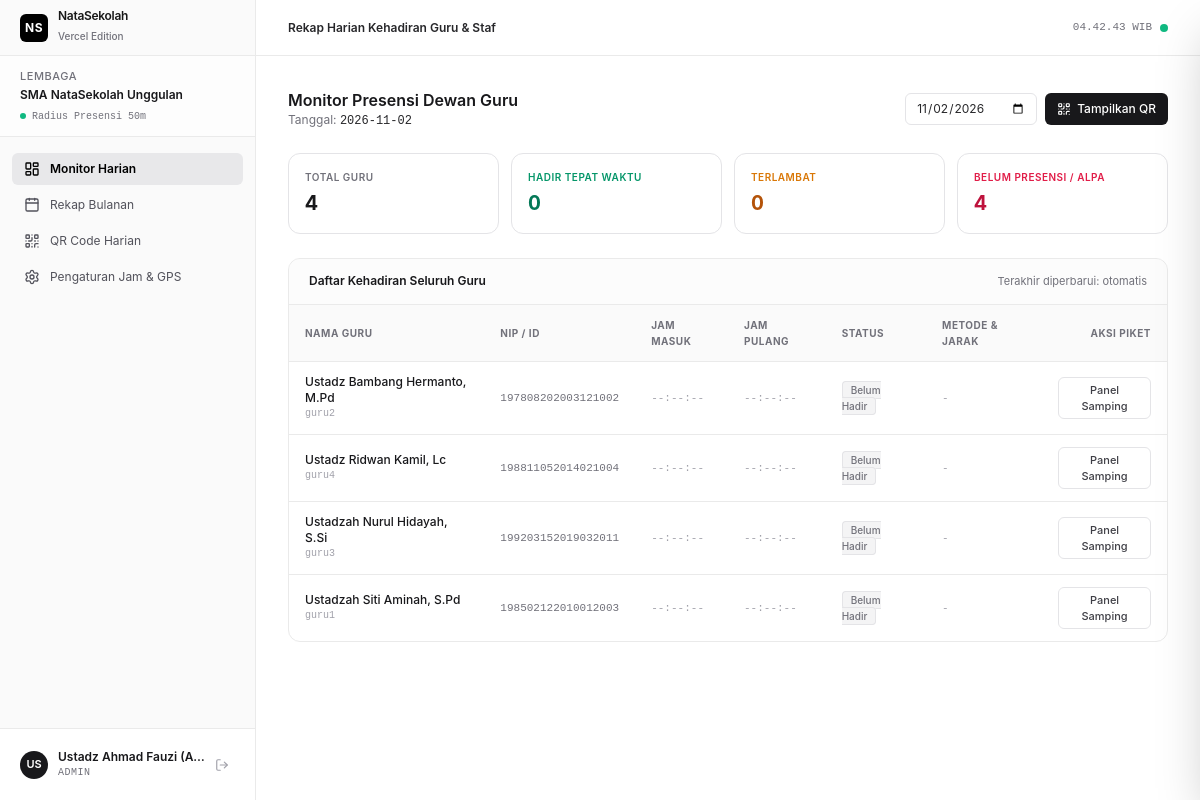
Screenshot of /admin/recap (signed in) with the database file from the repository.
### tables this page shows
CREATE TABLE institutions (
            id TEXT PRIMARY KEY,
            name TEXT NOT NULL,
            code TEXT UNIQUE NOT NULL,
            latitude REAL DEFAULT -7.9666,
            longitude REAL DEFAULT 112.6326,
            radius_meters INTEGER DEFAULT 50,
            qr_daily_token TEXT,
            created_at TIMESTAMP DEFAULT CURRENT_TIMESTAMP
        , work_start_time TEXT DEFAULT "07:15", late_cutoff_time TEXT DEFAULT "07:30", work_end_time TEXT DEFAULT "15:00");

CREATE TABLE users (
            id TEXT PRIMARY KEY,
            institution_id TEXT NOT NULL,
            username TEXT UNIQUE NOT NULL,
            password_hash TEXT NOT NULL,
            full_name TEXT NOT NULL,
            role TEXT NOT NULL CHECK(role IN ('ADMIN', 'TEACHER', 'STAFF')),
            nip TEXT,
            phone TEXT,
            is_active INTEGER DEFAULT 1,
            created_at TIMESTAMP DEFAULT CURRENT_TIMESTAMP,
            FOREIGN KEY (institution_id) REFERENCES institutions(id) ON DELETE CASCADE
        );

### server.py (the view)
@app.get("/admin/recap", response_class=HTMLResponse)
async def admin_recap_page(request: Request, date: Optional[str] = None):
    user = get_current_user(request)
    if not user:
        return RedirectResponse(url="/login")
    if user["role"] != "ADMIN":
        return RedirectResponse(url="/attendance")
    today_str = date or datetime.now().strftime("%Y-%m-%d")
    conn = get_db()
    cur = conn.cursor()
    cur.execute("""
        SELECT u.id as user_id, u.full_name, u.username, u.nip,
               a.check_in_time, a.check_out_time, a.status, a.method, a.distance_meters, a.notes
        FROM users u
        LEFT JOIN teacher_attendance a ON u.id = a.user_id AND a.date = ?
        WHERE u.institution_id = ? AND u.role IN ('TEACHER', 'STAFF') AND u.is_active = 1
        ORDER BY u.full_name ASC
    """, (today_str, user["institution_id"]))
    teachers = [dict(r) for r in cur.fetchall()]
    conn.close()
    total = len(teachers)
    present = sum(1 for t in teachers if t["status"] == "PRESENT")
    late = sum(1 for t in teachers if t["status"] == "LATE")
    absent = total - (present + late + sum(1 for t in teachers if t["status"] in ["SICK", "EXCUSED"]))
    return templates.TemplateResponse(
        request=request,
        name="admin_recap.html",
        context={
            "user": user,
            "active_menu": "recap",
            "selected_date": today_str,
            "teachers": teachers,
            "stats": {
                "total": total,
                "present": present,
                "late": late,
                "absent": max(0, absent)
            }
        }
    )

### templates/admin_recap.html (shortened to what this page needs)
{% extends "base.html" %}
{% block header_title %}Rekap Harian Kehadiran Guru & Staf{% endblock %}
{% block content %}
<div class="space-y-6">
  <div class="flex flex-col sm:flex-row sm:items-center justify-between gap-4">
    <div>
      <h2 class="text-base font-semibold text-zinc-900">Monitor Presensi Dewan Guru</h2>
      <p class="text-xs text-zinc-500">Tanggal: <span class="font-mono font-medium text-zinc-800">{{ selected_date }}</span></p>
    </div>
    <div class="flex items-center gap-2">
      <form method="GET" action="/admin/recap" class="flex items-center gap-2">
        <input type="date" name="date" value="{{ selected_date }}" onchange="this.form.submit()"
               class="h-8 px-2.5 rounded-md border border-zinc-200 text-xs bg-white text-zinc-800 focus:outline-none focus:ring-1 focus:ring-black">
      </form>
      <a href="/admin/qr" class="h-8 px-3 rounded-md bg-zinc-900 hover:bg-zinc-800 text-white text-xs font-medium flex items-center gap-1.5 transition-colors">
        <i data-lucide="qr-code" class="w-3.5 h-3.5"></i>
        <span>Tampilkan QR</span>
      </a>
    </div>
  </div>
  <div class="grid grid-cols-2 sm:grid-cols-4 gap-3">
    <div class="p-4 rounded-xl border border-zinc-200 bg-white">
      <div class="text-[10px] uppercase font-semibold text-zinc-500 tracking-wider">Total Guru</div>
      <div class="text-xl font-bold text-zinc-900 mt-1 tabular">{{ stats.total }}</div>
    </div>
    <div class="p-4 rounded-xl border border-zinc-200 bg-white">
      <div class="text-[10px] uppercase font-semibold text-emerald-600 tracking-wider">Hadir Tepat Waktu</div>
      <div class="text-xl font-bold text-emerald-700 mt-1 tabular">{{ stats.present }}</div>
    </div>
    <div class="p-4 rounded-xl border border-zinc-200 bg-white">
      <div class="text-[10px] uppercase font-semibold text-amber-600 tracking-wider">Terlambat</div>
      <div class="text-xl font-bold text-amber-700 mt-1 tabular">{{ stats.late }}</div>
    </div>
    <div class="p-4 rounded-xl border border-zinc-200 bg-white">
      <div class="text-[10px] uppercase font-semibold text-rose-600 tracking-wider">Belum Presensi / Alpa</div>
      <div class="text-xl font-bold text-rose-700 mt-1 tabular">{{ stats.absent }}</div>
    </div>
  </div>
  <div class="bg-white border border-[#eaeaea] rounded-xl overflow-hidden shadow-xs">
    <div class="px-5 py-3.5 border-b border-[#eaeaea] bg-zinc-50/50 flex items-center justify-between">
      <span class="text-xs font-semibold text-zinc-900">Daftar Kehadiran Seluruh Guru</span>
      <span class="text-[11px] text-zinc-500">Terakhir diperbarui: otomatis</span>
    </div>
    <div class="overflow-x-auto">
      <table class="w-full text-left text-xs">
        <thead class="bg-zinc-50 text-zinc-500 uppercase text-[10px] tracking-wider border-b border-[#eaeaea]">
          <tr>
            <th class="px-4 py-3">Nama Guru</th>
            <th class="px-4 py-3">NIP / ID</th>
            <th class="px-4 py-3">Jam Masuk</th>
            <th class="px-4 py-3">Jam Pulang</th>
            <th class="px-4 py-3">Status</th>
            <th class="px-4 py-3">Metode & Jarak</th>
            <th class="px-4 py-3 text-right">Aksi Piket</th>
          </tr>
        </thead>
        <tbody class="divide-y divide-[#eaeaea] text-zinc-700">
          {% for t in teachers %}
          <tr class="hover:bg-zinc-50/60 transition-colors">
            <td class="px-4 py-3">
              <div class="font-medium text-zinc-900">{{ t.full_name }}</div>
              <div class="text-[10px] text-zinc-400 font-mono">{{ t.username }}</div>
            </td>
            <td class="px-4 py-3 font-mono text-[11px] text-zinc-500">{{ t.nip or '-' }}</td>
            <td class="px-4 py-3 font-mono text-[11px]">
              {% if t.check_in_time %}
                <span class="text-zinc-900 font-semibold tabular">{{ t.check_in_time }}</span>
              {% else %}
                <span class="text-zinc-400">--:--:--</span>
              {% endif %}
            </td>
            <td class="px-4 py-3 font-mono text-[11px]">
              {% if t.check_out_time %}
                <span class="text-zinc-900 font-semibold tabular">{{ t.check_out_time }}</span>
              {% else %}
                <span class="text-zinc-400">--:--:--</span>
              {% endif %}
            </td>
            <td class="px-4 py-3">
              {% if t.status == 'PRESENT' %}
                <span class="px-2 py-0.5 rounded text-[10px] font-medium bg-emerald-50 text-emerald-700 border border-emerald-200">Hadir Tepat</span>
              {% elif t.status == 'LATE' %}
                <span class="px-2 py-0.5 rounded text-[10px] font-medium bg-amber-50 text-amber-700 border border-amber-200">Terlambat</span>
              {% elif t.status == 'SICK' %}
                <span class="px-2 py-0.5 rounded text-[10px] font-medium bg-indigo-50 text-indigo-700 border border-indigo-200">Sakit</span>
              {% elif t.status == 'EXCUSED' %}
                <span class="px-2 py-0.5 rounded text-[10px] font-medium bg-sky-50 text-sky-700 border border-sky-200">Izin</span>
              {% else %}
                <span class="px-2 py-0.5 rounded text-[10px] font-medium bg-zinc-100 text-zinc-500 border border-zinc-200">Belum Hadir</span>
              {% endif %}
            </td>
            <td class="px-4 py-3 text-[11px] font-mono text-zinc-500">
              {% if t.method %}
                <span class="text-zinc-800 font-medium">{{ t.method }}</span>
                {% if t.distance_meters is not none %}
                  <span class="text-zinc-400">({{ t.distance_meters|round(1) }}m)</span>
                {% endif %}
              {% else %}
                <span class="text-zinc-400">-</span>
              {% endif %}
            </td>
            <td class="px-4 py-3 text-right">
              <button onclick="openSidePanel('{{ t.user_id }}', '{{ t.full_name }}', '{{ t.code or '' }}', '{{ t.status }}', '{{ t.check_in_time or '' }}', '{{ t.check_out_time or '' }}', '{{ t.notes or '' }}')"
                      class="px-2.5 py-1 rounded-md border border-zinc-200 bg-white hover:bg-zinc-100 text-zinc-700 text-[11px] font-medium transition-colors">
                Panel Samping
              </button>
            </td>
          </tr>
          {% endfor %}
        </tbody>
      </table>
    </div>
  </div>
</div>
{% endblock %}

### templates/base.html (shortened to what this page needs)
<!DOCTYPE html>
<html lang="id" class="h-full bg-[#ffffff] text-[#171717]">
<head>
  <script src="https://cdn.tailwindcss.com"></script>
</head>
<body class="h-full flex antialiased selection:bg-zinc-900 selection:text-white">
  <aside id="main-sidebar" class="fixed inset-y-0 left-0 z-50 w-64 bg-[#fafafa] border-r border-[#eaeaea] flex flex-col transition-transform duration-200 ease-in-out -translate-x-full md:translate-x-0">
    <div class="h-14 px-5 border-b border-[#eaeaea] flex items-center justify-between">
      <div class="flex items-center gap-2.5">
        <div class="w-7 h-7 rounded-md bg-black text-white flex items-center justify-center font-bold text-xs tracking-wider shadow-2xs">
          NS
        </div>
        <div>
          <h1 class="text-xs font-semibold tracking-tight text-[#171717] leading-none">NataSekolah</h1>
          <span class="text-[10px] text-[#71717a] font-medium leading-tight">Vercel Edition</span>
        </div>
      </div>
    </div>
    <div class="px-5 py-3 border-b border-[#eaeaea] bg-white/60">
      <div class="text-[11px] font-medium text-zinc-500 uppercase tracking-wider">Lembaga</div>
      <div class="text-xs font-semibold text-zinc-900 truncate mt-0.5">{{ user.institution_name }}</div>
      <div class="flex items-center gap-1.5 mt-1.5">
        <span class="w-1.5 h-1.5 rounded-full bg-emerald-500 animate-pulse"></span>
        <span class="text-[10px] text-zinc-500 font-mono">Radius Presensi 50m</span>
      </div>
    </div>
    <nav class="flex-1 px-3 py-4 space-y-1 overflow-y-auto">
      {% if user.role == 'ADMIN' %}
      <a href="/admin/recap" class="flex items-center gap-2.5 px-3 py-2 text-xs rounded-md transition-colors {% if active_menu == 'recap' %}bg-zinc-200/80 text-black font-semibold shadow-2xs{% else %}text-zinc-600 hover:text-black hover:bg-zinc-100{% endif %}">
        <i data-lucide="layout-dashboard" class="w-4 h-4"></i>
        <span>Monitor Harian</span>
      </a>
      <a href="/admin/monthly" class="flex items-center gap-2.5 px-3 py-2 text-xs rounded-md transition-colors {% if active_menu == 'monthly' %}bg-zinc-200/80 text-black font-semibold shadow-2xs{% else %}text-zinc-600 hover:text-black hover:bg-zinc-100{% endif %}">
        <i data-lucide="calendar" class="w-4 h-4"></i>
        <span>Rekap Bulanan</span>
      </a>
      <a href="/admin/qr" class="flex items-center gap-2.5 px-3 py-2 text-xs rounded-md transition-colors {% if active_menu == 'qr' %}bg-zinc-200/80 text-black font-semibold shadow-2xs{% else %}text-zinc-600 hover:text-black hover:bg-zinc-100{% endif %}">
        <i data-lucide="qr-code" class="w-4 h-4"></i>
        <span>QR Code Harian</span>
      </a>
      <a href="/admin/settings" class="flex items-center gap-2.5 px-3 py-2 text-xs rounded-md transition-colors {% if active_menu == 'settings' %}bg-zinc-200/80 text-black font-semibold shadow-2xs{% else %}text-zinc-600 hover:text-black hover:bg-zinc-100{% endif %}">
        <i data-lucide="settings" class="w-4 h-4"></i>
        <span>Pengaturan Jam & GPS</span>
      </a>
      {% endif %}
    </nav>
    <div class="p-3 border-t border-[#eaeaea] bg-white">
      <div class="flex items-center justify-between p-2 rounded-md hover:bg-zinc-50 transition-colors">
        <div class="flex items-center gap-2.5 min-w-0">
          <div class="w-7 h-7 rounded-full bg-zinc-900 text-white flex items-center justify-center text-[11px] font-semibold flex-shrink-0">
            {{ user.full_name[:2].upper() }}
          </div>
          <div class="min-w-0">
            <div class="text-xs font-semibold text-zinc-900 truncate">{{ user.full_name }}</div>
            <div class="text-[10px] text-zinc-500 font-mono uppercase tracking-wider">{{ user.role }}</div>
          </div>
        </div>
        <a href="/logout" title="Keluar" class="p-1.5 text-zinc-400 hover:text-rose-600 hover:bg-rose-50 rounded-md transition-colors">
          <i data-lucide="log-out" class="w-3.5 h-3.5"></i>
        </a>
      </div>
    </div>
  </aside>
  <div class="flex-1 flex flex-col md:pl-64 min-w-0">
    <header class="h-14 border-b border-[#eaeaea] px-4 md:px-8 flex items-center justify-between bg-white/80 backdrop-blur-md sticky top-0 z-30">
      <div class="flex items-center gap-3">
        <span class="text-xs font-semibold text-zinc-800">{% block header_title %}Presensi Guru{% endblock %}</span>
      </div>
      <div class="flex items-center gap-2">
        <span class="text-[11px] font-mono text-zinc-500 tabular" id="realtime-clock">--:--:-- WIB</span>
        <span class="inline-block w-2 h-2 rounded-full bg-emerald-500"></span>
      </div>
    </header>
    <main class="flex-1 p-4 md:p-8 max-w-6xl w-full mx-auto">
      {% block content %}{% endblock %}
    </main>
  </div>
</body>
</html>

### templates/base.html (style rules this page uses)
.tabular { font-variant-numeric: tabular-nums; }

### rows the page displays
institutions: institution_name "SMA NataSekolah Unggulan"
users: full_name "US", full_name "Ustadz Ahmad Fauzi (A…", role "ADMIN"
users: full_name "Ustadz Bambang Hermanto, M.Pd", username "guru2", nip "197808202003121002"
users: full_name "Ustadz Ridwan Kamil, Lc", username "guru4", nip "198811052014021004"
users: full_name "Ustadzah Nurul Hidayah, S.Si", username "guru3", nip "199203152019032011"
users: full_name "Ustadzah Siti Aminah, S.Pd", username "guru1", nip "198502122010012003"

### other values shown
{{ selected_date }} "2026-11-02"
{{ stats.total }} "4"
{{ stats.present }} "0"
{{ stats.late }} "0"
{{ stats.absent }} "4"
